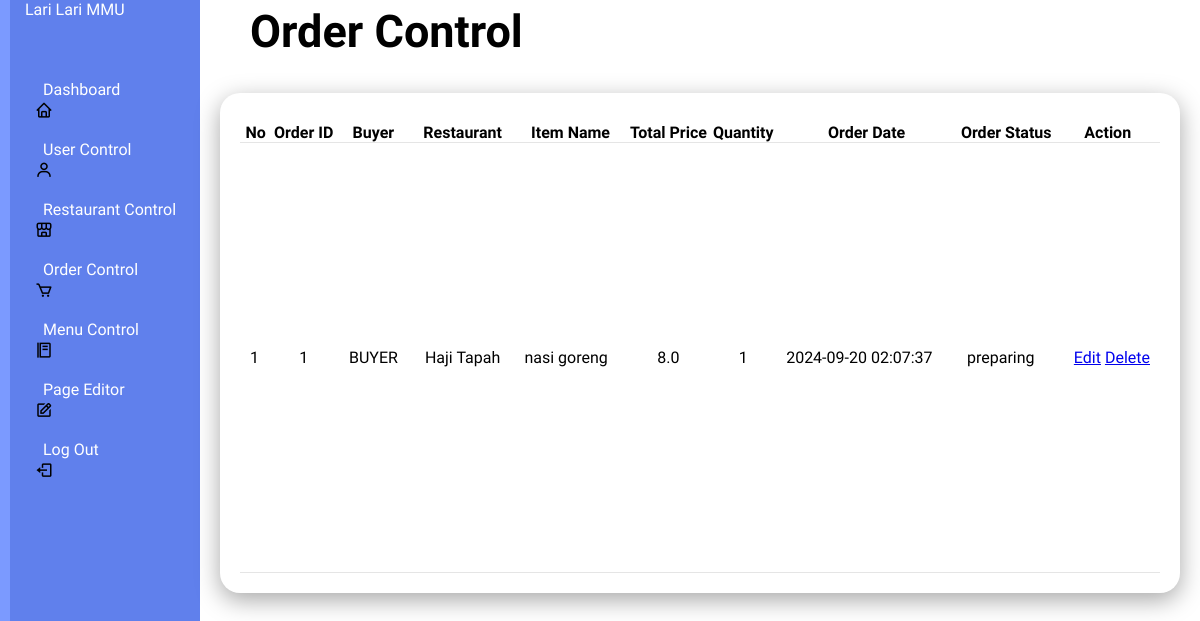
The page /ordercontrol on the database as committed earlier.
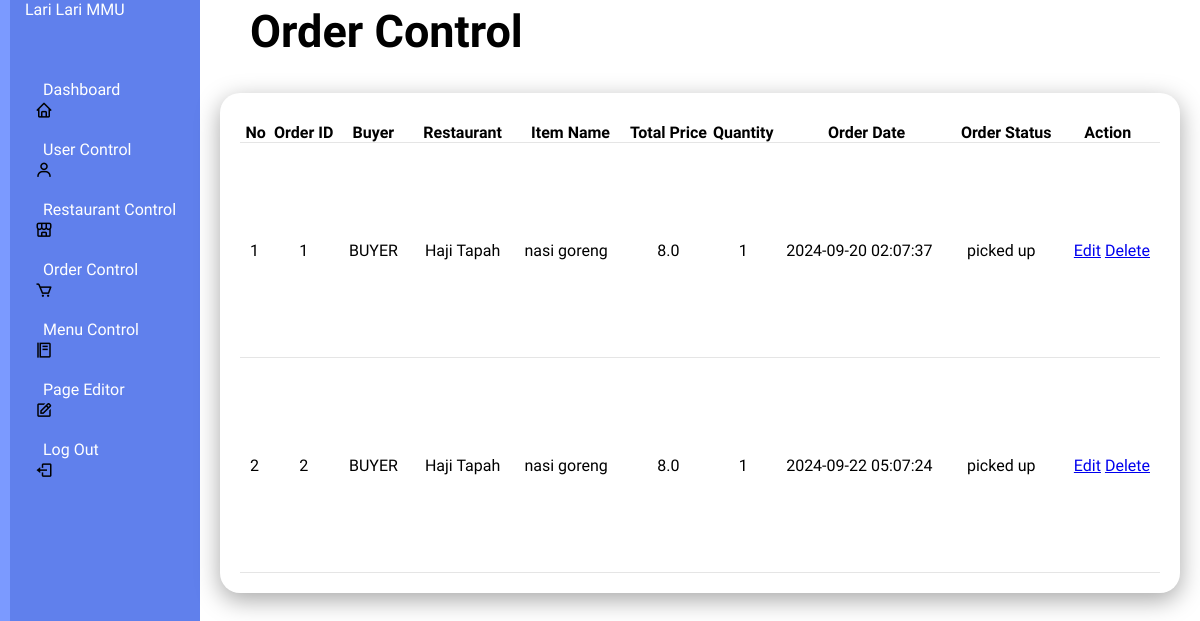
The same page on the database as committed later.
### tables this page shows
CREATE TABLE orders (
                id INTEGER PRIMARY KEY AUTOINCREMENT,
                buyer_username TEXT NOT NULL,
                restaurant_name TEXT NOT NULL,
                item_name TEXT NOT NULL,
                total_price REAL NOT NULL,
                quantity INTEGER NOT NULL,
                order_date TIMESTAMP DEFAULT CURRENT_TIMESTAMP, 
                order_status TEXT DEFAULT 'available',
                status TEXT DEFAULT 'pending',
                runner_name TEXT,
                runner_lat REAL,
                runner_lng REAL,
                delivery_address TEXT,
                delivery_lat REAL,
                delivery_lng REAL
            );

### app.py (the view)
@app.route('/ordercontrol', methods=['GET'])
def ordercontrol():
    conn = get_db_connection()
    cursor = conn.cursor()
    query = """
        SELECT id, buyer_username, restaurant_name, item_name, total_price, quantity, order_date, status
        FROM orders
    """
    cursor.execute(query)
    orders = cursor.fetchall()
    conn.close()
    return render_template('ordercontrol.html', orders=orders)

### app.py (called while the page is built)
def get_db_connection():
    con = sqlite3.connect("database.db")
    con.row_factory = sqlite3.Row
    return con

### templates/ordercontrol.html (shortened to what this page needs)
<!DOCTYPE html>
<html lang="en">
<head>
    <link rel="stylesheet" type="text/css" href="../static/style(admin2).css">
    <link rel="stylesheet" href="https://unpkg.com/boxicons@latest/css/boxicons.min.css">
        <link href="https://cdn.jsdelivr.net/npm/remixicon@4.3.0/fonts/remixicon.css" rel="stylesheet"/>
        <link rel="stylesheet" href="https://unpkg.com/aos@next/dist/aos.css" />
</head>
</head>
<body>
    <div class="admincontainer">
        <div class="navbar">
            <ul>
                <li><a href="#">Lari Lari MMU</a></li>
                <li><i class='bx bx-home'></i><a href="/admin">Dashboard</a></li>
                <li><i class='bx bx-user'></i><a href="/usercontrol">User Control</a></li>
                <li><i class='bx bx-store-alt'></i><a href="/restaurantcontrol">Restaurant Control</a></li>
                <li><i class='bx bx-cart'></i><a href="/ordercontrol">Order Control</a></li>
                <li><i class='bx bx-food-menu'></i><a href="/menucontrol">Menu Control</a></li>
                <li><i class='bx bx-edit'></i><a href="/pageEditor">Page Editor</a></li>
                <li><i class='bx bx-log-out'></i><a href="/logout">Log Out</a></li>
            </ul>
        </div>
    </div>
    <div class="admin-main">
        <div class="admin-header">
            <h2>Order Control</h2>
        </div>
        <div class="admin-table">
            <div class="table-body">
                <table>
                    <thead>
                        <tr>
                            <th>No</th>
                            <th>Order ID</th>
                            <th>Buyer</th>
                            <th>Restaurant</th>
                            <th>Item Name</th>
                            <th>Total Price</th>
                            <th>Quantity</th>
                            <th>Order Date</th>
                            <th>Order Status</th>
                            <th>Action</th>
                        </tr>
                    </thead>
                    <tbody>
                        {% for order in orders %}
                        <tr>
                            <td>{{ loop.index }}</td>
                            <td>{{ order.id }}</td>
                            <td>{{ order.buyer_username }}</td>
                            <td>{{ order.restaurant_name }}</td>
                            <td>{{ order.item_name }}</td>
                            <td>{{ order.total_price }}</td>
                            <td>{{ order.quantity }}</td>
                            <td>{{ order.order_date }}</td>
                            <td>{{ order.status }}</td>
                            <td class="actions">
                              <a href="{{ url_for('edit_order', order_id=order.id) }}">Edit</a>
                              <a href="{{ url_for('delete_order', order_id=order.id) }}" onclick="return confirm('Are you sure you want to delete this order?')">Delete</a>
                          </td>
                         </tr>
                         {% endfor %}
                     </tbody>
                 </table>
            </div>
        </div>
    </div>
</body>
</html>

### static/style(admin2).css (style rules this page uses)
* { padding: 0; margin: 0; box-sizing: border-box; font-family: "Protest Guerrilla", sans-serif; }
.admincontainer { position: relative; width: 100%; }
.navbar { position: fixed; width: 200px; height: 100%; background:#6080ec; border-left: 10px solid #7b9aff; transition: 0.5s; overflow: hidden; }
.navbar ul { position: absolute; top: 0; left: 0; width: 100%; }
.navbar ul li { display:flex; align-items: center; justify-content: center; position: relative; width: 100%; list-style: none; border-top-left-radius: 30px; border-bottom-left-radius: 30px; border-top-right-radius: 5px; border-bottom-right-radius: 5px; }
.navbar ul li:nth-child(1) { margin-bottom: 20px; pointer-events: none; }
.navbar ul li a { display: flex; align-items: center; position: relative; display: block; width: 100%; height: 60px; padding: 0 15px; text-decoration: none; color: white; }
.navbar i { position: relative; left: 25px; font-size: 18px; text-align: center; }
.admin-main { position: relative; width: calc(100% - 200px); left: 200px; min-height: 100vh; background-color: white; transition: 0.5s; }
.admin-header { position: relative; margin: 0 30px; padding: 5px 20px; justify-content: center; align-items: center; font-size: 30px; }
.admin-table { position: relative; width: 100%; padding: 20px; display: grid; width: 100%; grid-gap: 20px; margin-top: 10px; }
.admin-table .table-body { position: relative; display: grid; min-height: 500px; background: white; padding: 20px; box-shadow: 0 7px 25px rgba(0,0,0,0.35); border-radius: 20px; }
.admin-table table { width: auto; border-collapse: collapse; margin-top: 10px; }
.admin-table .table-body table tr { color: black; border-bottom: 1px solid rgba(0,0,0,0.1); }
.admin-table .table-body table tr td { padding: 10px; }
.admin-table .table-body table tr td:last-child { text-align: end; }
.admin-table .table-body table tr td:nth-child(2) { text-align: center; }
.admin-table .table-body table tr td:nth-child(3) { text-align: center; }
.admin-table .table-body table tr td:nth-child(4) { text-align: center; }
.admin-table .table-body table tr td:nth-child(6) { text-align: center; }
.admin-table .table-body table tr td:nth-child(7) { text-align: center; }

Rows that differ between the two databases and show on the page:
changed orders id 1: status "preparing" → "picked up"
added orders: id "2", buyer_username "BUYER", restaurant_name "Haji Tapah", item_name "nasi goreng", total_price "8.0", quantity "1", order_date "2024-09-22 05:07:24", status "picked up"
